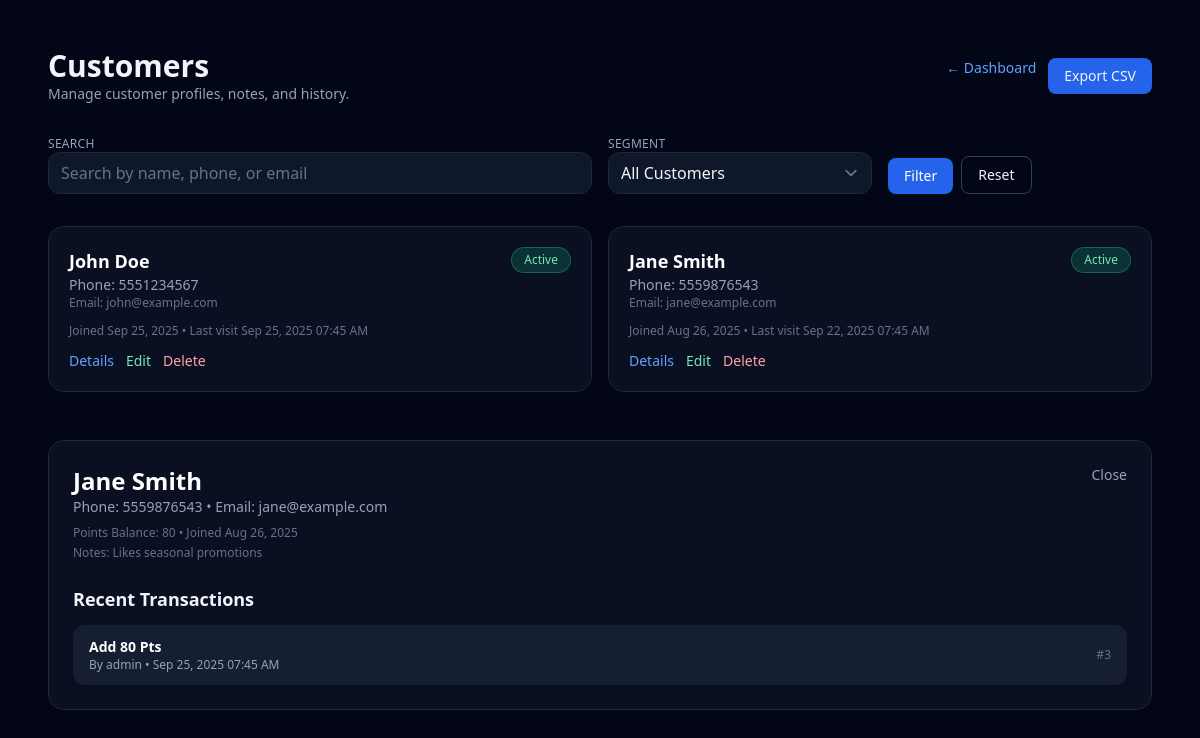
The page /customers.php?customer_id=2 (signed in) on the database its author committed.
### tables this page shows
CREATE TABLE customers (
    id INT AUTO_INCREMENT PRIMARY KEY,
    phone VARCHAR(20) NOT NULL UNIQUE,
    name VARCHAR(150) NOT NULL,
    email VARCHAR(150) DEFAULT NULL,
    join_date DATE DEFAULT CURRENT_DATE,
    last_visit DATETIME DEFAULT NULL,
    notes TEXT
);

CREATE TABLE points_transactions (
    id INT AUTO_INCREMENT PRIMARY KEY,
    customer_id INT NOT NULL,
    admin_id INT DEFAULT NULL,
    transaction_type ENUM('add','redeem','subtract','edit') NOT NULL,
    points INT NOT NULL,
    created_at TIMESTAMP DEFAULT CURRENT_TIMESTAMP,
    CONSTRAINT fk_points_customer FOREIGN KEY (customer_id) REFERENCES customers(id) ON DELETE CASCADE,
    CONSTRAINT fk_points_admin FOREIGN KEY (admin_id) REFERENCES admins(id) ON DELETE SET NULL
);

### config.php (called while the page is built, shortened)
<?php
$dbHost = getenv('DB_HOST') ?: '127.0.0.1';
$dbUser = getenv('DB_USER') ?: 'root';
$dbPass = getenv('DB_PASS') ?: '';
$dbName = getenv('DB_NAME') ?: 'rewards_system';
$conn = @new mysqli($dbHost, $dbUser, $dbPass, $dbName);
$conn->set_charset('utf8mb4');
function db(): mysqli
{
    global $conn;
    return $conn;
}
function h(?string $value): string
{
    return htmlspecialchars($value ?? '', ENT_QUOTES, 'UTF-8');
}
function total_points(int $customerId): int
{
    $sql = "SELECT COALESCE(SUM(CASE WHEN transaction_type IN ('add','edit') THEN points WHEN transaction_type IN ('redeem','subtract') THEN -points ELSE 0 END), 0) AS balance FROM points_transactions WHERE customer_id = ?";
    $stmt = db()->prepare($sql);
    $stmt->bind_param('i', $customerId);
    $stmt->execute();
    $balance = $stmt->get_result()->fetch_assoc()['balance'] ?? 0;
    return (int)$balance;
}
function format_date(?string $date, string $format = 'M d, Y h:i A'): string
{
    $dt = new DateTime($date);
    return $dt->format($format);
}
?>

### customers.php (the view, shortened to what this page needs)
<?php
require_once __DIR__ . '/config.php';
$perPage = 12;
$page = isset($_GET['page']) ? max(1, (int)$_GET['page']) : 1;
$pagination = paginate($page, $perPage);
$search = trim($_GET['search'] ?? '');
$status = $_GET['status'] ?? 'all';
$where = [];
$params = [];
$types = '';
$whereSql = $where ? 'WHERE ' . implode(' AND ', $where) : '';
if ($where) {
    $stmt = db()->prepare("SELECT * FROM customers {$whereSql} ORDER BY last_visit IS NULL, last_visit DESC, name ASC LIMIT ? OFFSET ?");
    if ($types) {
        $typesWithLimit = $types . 'ii';
        $paramsWithLimit = array_merge($params, [$pagination['limit'], $pagination['offset']]);
        $stmt->bind_param($typesWithLimit, ...$paramsWithLimit);
    } else {
        $stmt->bind_param('ii', $pagination['limit'], $pagination['offset']);
    }
    $stmt->execute();
    $customers = $stmt->get_result()->fetch_all(MYSQLI_ASSOC);
    $stmt->close();
} else {
    $stmt = db()->prepare('SELECT * FROM customers ORDER BY last_visit IS NULL, last_visit DESC, name ASC LIMIT ? OFFSET ?');
    $stmt->bind_param('ii', $pagination['limit'], $pagination['offset']);
    $stmt->execute();
    $customers = $stmt->get_result()->fetch_all(MYSQLI_ASSOC);
}
$selectedCustomer = null;
$transactions = [];
if (!empty($_GET['customer_id'])) {
    $cid = (int)$_GET['customer_id'];
    $stmt = db()->prepare('SELECT * FROM customers WHERE id = ?');
    $stmt->bind_param('i', $cid);
    $stmt->execute();
    $selectedCustomer = $stmt->get_result()->fetch_assoc();
    if ($selectedCustomer) {
        $selectedCustomer['points_balance'] = total_points($cid);
        $stmt = db()->prepare('SELECT pt.*, a.username FROM points_transactions pt LEFT JOIN admins a ON pt.admin_id = a.id WHERE pt.customer_id = ? ORDER BY pt.created_at DESC LIMIT 20');
        $stmt->bind_param('i', $cid);
        $stmt->execute();
        $transactions = $stmt->get_result()->fetch_all(MYSQLI_ASSOC);
    }
}
?>
<!DOCTYPE html>
<html lang="en" class="h-full">
<head>
    <script src="https://cdn.tailwindcss.com?plugins=forms"></script>
</head>
<body class="bg-slate-950 text-slate-100 min-h-full">
<div class="max-w-6xl mx-auto py-12 px-6">
    <div class="flex items-center justify-between mb-8">
        <div>
            <h1 class="text-3xl font-bold">Customers</h1>
            <p class="text-sm text-slate-400">Manage customer profiles, notes, and history.</p>
        </div>
        <div class="flex gap-3">
            <a href="admin.php" class="text-sm text-blue-400">← Dashboard</a>
            <a href="?export=csv" class="text-sm bg-blue-600 px-4 py-2 rounded-lg">Export CSV</a>
        </div>
    </div>
    <form method="get" class="grid md:grid-cols-4 gap-4 mb-8 text-sm">
        <div class="md:col-span-2">
            <label class="block text-xs uppercase tracking-wide text-slate-400">Search</label>
            <input type="search" name="search" value="<?= h($search) ?>" placeholder="Search by name, phone, or email" class="w-full bg-slate-900 border border-slate-800 rounded-xl px-3 py-2">
        </div>
        <div>
            <label class="block text-xs uppercase tracking-wide text-slate-400">Segment</label>
            <select name="status" class="w-full bg-slate-900 border border-slate-800 rounded-xl px-3 py-2">
                <option value="all" <?= $status === 'all' ? 'selected' : '' ?>>All Customers</option>
            </select>
        </div>
        <div class="flex items-end gap-2">
            <button type="submit" class="bg-blue-600 hover:bg-blue-700 text-white px-4 py-2 rounded-lg">Filter</button>
            <a href="customers.php" class="px-4 py-2 rounded-lg border border-slate-700">Reset</a>
        </div>
    </form>
    <div class="grid gap-4 md:grid-cols-2 xl:grid-cols-3">
        <?php foreach ($customers as $cust): ?>
            <?php
            $statusLabel = 'Inactive';
            $statusColor = 'bg-red-500/20 text-red-300 border border-red-500/50';
            if (!$cust['last_visit']) {
                $statusLabel = 'New';
                $statusColor = 'bg-blue-500/20 text-blue-200 border border-blue-500/40';
            } else {
                $lastVisit = new DateTime($cust['last_visit']);
                $diff = $lastVisit->diff(new DateTime());
                if ($diff->days <= 30) {
                    $statusLabel = 'Active';
                    $statusColor = 'bg-emerald-500/20 text-emerald-300 border border-emerald-500/40';
                } elseif ($diff->days <= 90) {
                    $statusLabel = 'Engaged';
                    $statusColor = 'bg-blue-500/20 text-blue-200 border border-blue-500/40';
                }
            }
            ?>
            <div class="bg-slate-900/60 border border-slate-800 rounded-2xl p-5 flex flex-col gap-3">
                <div class="flex items-start justify-between">
                    <div>
                        <h2 class="text-lg font-semibold text-white"><?= h($cust['name']) ?></h2>
                        <p class="text-sm text-slate-400">Phone: <?= h($cust['phone']) ?></p>
                        <p class="text-xs text-slate-500">Email: <?= h($cust['email'] ?? '—') ?></p>
                    </div>
                    <span class="text-xs px-3 py-1 rounded-full <?= $statusColor ?>"><?= $statusLabel ?></span>
                </div>
                <p class="text-xs text-slate-500">Joined <?= format_date($cust['join_date'], 'M d, Y') ?> • Last visit <?= format_date($cust['last_visit']) ?></p>
                <div class="flex items-center gap-3">
                    <a href="customers.php?customer_id=<?= (int)$cust['id'] ?>" class="text-sm text-blue-400">Details</a>
                    <button type="button" data-customer='<?= json_encode($cust, JSON_HEX_APOS | JSON_HEX_TAG) ?>' class="text-sm text-emerald-300 edit-btn">Edit</button>
                    <button type="button" data-id="<?= (int)$cust['id'] ?>" class="text-sm text-red-300 delete-btn">Delete</button>
                </div>
            </div>
        <?php endforeach; ?>
    </div>
    <?php if ($selectedCustomer): ?>
        <div class="mt-12 bg-slate-900/60 border border-slate-800 rounded-2xl p-6">
            <div class="flex items-start justify-between">
                <div>
                    <h2 class="text-2xl font-semibold text-white"><?= h($selectedCustomer['name']) ?></h2>
                    <p class="text-sm text-slate-400">Phone: <?= h($selectedCustomer['phone']) ?> • Email: <?= h($selectedCustomer['email'] ?? '—') ?></p>
                    <p class="text-xs text-slate-500 mt-2">Points Balance: <?= number_format($selectedCustomer['points_balance']) ?> • Joined <?= format_date($selectedCustomer['join_date'], 'M d, Y') ?></p>
                    <p class="text-xs text-slate-500 mt-1">Notes: <?= nl2br(h($selectedCustomer['notes'] ?? 'No notes yet')) ?></p>
                </div>
                <a href="customers.php" class="text-sm text-slate-400">Close</a>
            </div>
            <h3 class="text-lg font-semibold mt-6 mb-3">Recent Transactions</h3>
            <div class="space-y-2 text-sm">
                <?php if (!$transactions): ?>
                    <p class="text-slate-400">No transactions yet.</p>
                <?php else: ?>
                    <?php foreach ($transactions as $txn): ?>
                        <div class="flex items-center justify-between bg-slate-800/60 px-4 py-3 rounded-xl">
                            <div>
                                <p class="font-semibold text-white capitalize"><?= h($txn['transaction_type']) ?> <?= number_format($txn['points']) ?> pts</p>
                                <p class="text-xs text-slate-400">By <?= h($txn['username'] ?? 'System') ?> • <?= format_date($txn['created_at']) ?></p>
                            </div>
                            <span class="text-xs text-slate-500">#<?= (int)$txn['id'] ?></span>
                        </div>
                    <?php endforeach; ?>
                <?php endif; ?>
            </div>
        </div>
    <?php endif; ?>
</div>
</body>
</html>

### rows shown on the page
customers: name "John Doe", phone "5551234567", email "john@example.com", last_visit "Active", join_date "Sep 25, 2025", last_visit "Sep 25, 2025 07:45 AM"
customers: name "Jane Smith", phone "5559876543", email "jane@example.com", last_visit "Active", join_date "Aug 26, 2025", last_visit "Sep 22, 2025 07:45 AM", notes "Likes seasonal promotions"
points_transactions: transaction_type "Add", points "80", admin.username "admin", created_at "Sep 25, 2025 07:45 AM", id "3"

### other values the page prints
$selectedCustomer['points_balance'] "80"
